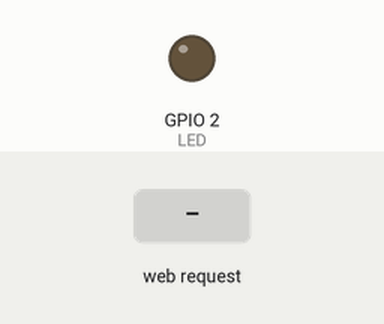
Simulated run of this sketch. Board: ESP8266 (NodeMCU). Parts: output pins drawn as LEDs (lit = HIGH). The inputs (shaded band) are chosen by the test bench. What the sketch prints to the serial monitor is not drawn.

Above: at 6.2 s.
6.3 s: HTTP request GET / received
At 6.8 s:
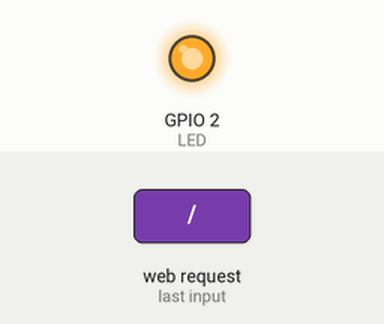
Timing chart, 0 to 9.3 s (numbered marks = the images above; inputs shaded):
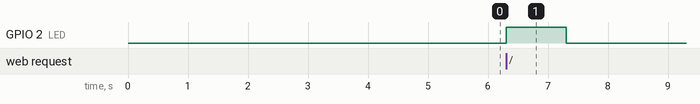

The sketch:

WiFiSimpleAPServer.ino
```cpp
// WiFi Simple Access Point Server

#include <ESP8266WiFi.h>
#include <WiFiClient.h>
#include <ESP8266WebServer.h>

const char* ssid     = "myesp8266-yourfirstinitiallastname";
const char* password = "myprivatenet";

ESP8266WebServer server(80);
const int LED=2;

void handleRoot() {
  digitalWrite(LED, 1);
  delay(1000);
  server.send(200, "text/html", "<h1>Hello from your ESP8266!</h1>");
  digitalWrite(LED, 0);
}

void handleNotFound(){
  digitalWrite(LED, 1);
  String message = "File Not Found\n\n";
  message += "URI: ";
  message += server.uri();
  message += "\nMethod: ";
  message += (server.method() == HTTP_GET)?"GET":"POST";
  message += "\nArguments: ";
  message += server.args();
  message += "\n";
  for (uint8_t i=0; i<server.args(); i++){
    message += " " + server.argName(i) + ": " + server.arg(i) + "\n";
  }
  server.send(404, "text/plain", message);
  digitalWrite(LED, 0);
}

void setup() {
  pinMode(LED,OUTPUT);
  digitalWrite(LED,LOW);
  Serial.begin(115200);
  delay(10);

  // We start by connecting to a WiFi network
  Serial.print("Configuring Access Point ");
  Serial.println(String(ssid));
  WiFi.softAP(ssid, password);
  delay(5000);

  Serial.println("Done.");
  IPAddress myIP = WiFi.softAPIP();
  Serial.println("My Access Point IP address: ");
  Serial.println(myIP);

  server.on("/", handleRoot);

  server.onNotFound(handleNotFound);

  server.begin();

  Serial.println("HTTP server started");
  Serial.flush();
}

void loop() {
  server.handleClient();
}
```

Measured:
- after the input at 6.3 s, GPIO 2 (LED): LOW → HIGH at once, → LOW 1.0 s later
